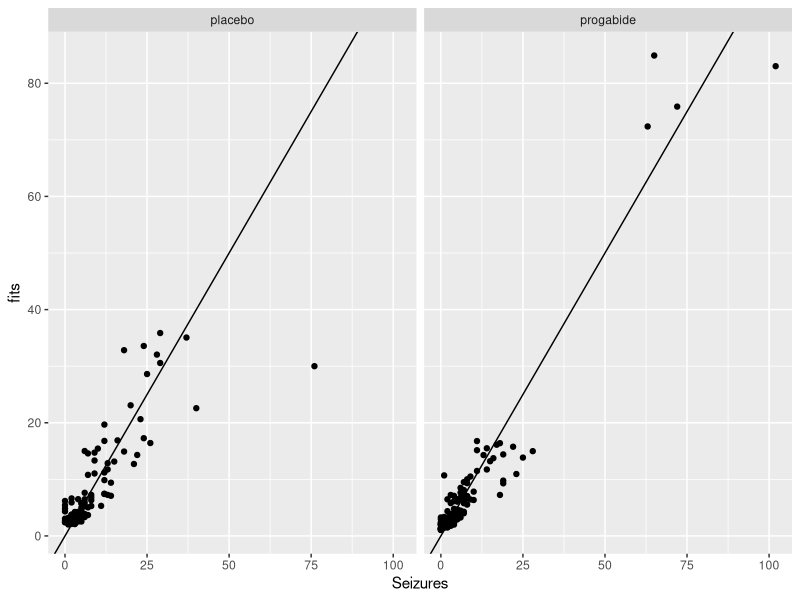

R code for this plot:
## ---- chunk 1
knitr::opts_chunk$set(echo = TRUE)
library(tidyverse)
library(robustbase) # contains data we'll use
library(ggplot2)
library(vcdExtra)
library(magrittr)
library(MASS)
library(lme4)     # access the mixed functions

## ---- chunk 2
epil_long <- gather(epilepsy,key = Visit,value = Seizures, Y1, Y2, Y3, Y4)

mod3 <- glmer.nb(Seizures ~ Trt + Age + Base + Visit + (1|ID), data = epil_long)
mod.norand <- glm.nb(Seizures ~ Trt + Age + Base + Visit, data = epil_long)
summary(mod.norand)
## ---- chunk 3
summary(mod3)$coefficients
summary(mod.norand)$coefficients
## ---- chunk 4
cbind(fitted(mod.norand), fitted(mod3))[1:40, ]
## ---- chunk 5

epil_long$resid <- residuals(mod3)
epil_long$fits <- exp(predict(mod3))
ggplot(epil_long,aes(Seizures,fits)) + geom_point() + facet_wrap(~Trt) + geom_abline()
